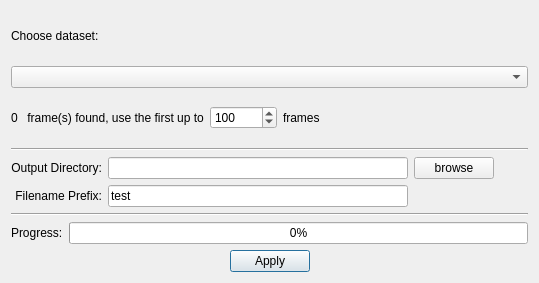
<?xml version="1.0" encoding="UTF-8"?>
<ui version="4.0">
 <class>Dialog</class>
 <widget class="QDialog" name="Dialog">
  <property name="geometry">
   <rect>
    <x>0</x>
    <y>0</y>
    <width>539</width>
    <height>283</height>
   </rect>
  </property>
  <property name="windowTitle">
   <string>Calculate Mean/Sigma</string>
  </property>
  <layout class="QVBoxLayout" name="verticalLayout">
   <item>
    <layout class="QHBoxLayout" name="horizontalLayout">
     <item>
      <widget class="QLabel" name="label">
       <property name="text">
        <string>Choose dataset:</string>
       </property>
      </widget>
     </item>
     <item>
      <spacer name="horizontalSpacer">
       <property name="orientation">
        <enum>Qt::Horizontal</enum>
       </property>
       <property name="sizeHint" stdset="0">
        <size>
         <width>40</width>
         <height>20</height>
        </size>
       </property>
      </spacer>
     </item>
    </layout>
   </item>
   <item>
    <widget class="QComboBox" name="datasetComboBox"/>
   </item>
   <item>
    <layout class="QHBoxLayout" name="horizontalLayout_2">
     <item>
      <widget class="QLabel" name="totalFrameLabel">
       <property name="text">
        <string>0</string>
       </property>
      </widget>
     </item>
     <item>
      <widget class="QLabel" name="label_2">
       <property name="text">
        <string> frame(s) found, use the first up to</string>
       </property>
      </widget>
     </item>
     <item>
      <widget class="QSpinBox" name="usedFrameBox">
       <property name="maximum">
        <number>999999</number>
       </property>
       <property name="value">
        <number>100</number>
       </property>
      </widget>
     </item>
     <item>
      <widget class="QLabel" name="label_4">
       <property name="text">
        <string>frames</string>
       </property>
      </widget>
     </item>
     <item>
      <spacer name="horizontalSpacer_3">
       <property name="orientation">
        <enum>Qt::Horizontal</enum>
       </property>
       <property name="sizeHint" stdset="0">
        <size>
         <width>40</width>
         <height>20</height>
        </size>
       </property>
      </spacer>
     </item>
    </layout>
   </item>
   <item>
    <widget class="Line" name="line_2">
     <property name="orientation">
      <enum>Qt::Horizontal</enum>
     </property>
    </widget>
   </item>
   <item>
    <layout class="QGridLayout" name="gridLayout" columnstretch="0,1,0,0">
     <item row="0" column="0">
      <widget class="QLabel" name="label_6">
       <property name="text">
        <string>Output Directory:</string>
       </property>
       <property name="alignment">
        <set>Qt::AlignRight|Qt::AlignTrailing|Qt::AlignVCenter</set>
       </property>
      </widget>
     </item>
     <item row="0" column="1">
      <widget class="QLineEdit" name="outputDirLine">
       <property name="minimumSize">
        <size>
         <width>300</width>
         <height>0</height>
        </size>
       </property>
      </widget>
     </item>
     <item row="0" column="2">
      <widget class="QPushButton" name="browseButton">
       <property name="focusPolicy">
        <enum>Qt::NoFocus</enum>
       </property>
       <property name="text">
        <string>browse</string>
       </property>
      </widget>
     </item>
     <item row="0" column="3">
      <spacer name="horizontalSpacer_4">
       <property name="orientation">
        <enum>Qt::Horizontal</enum>
       </property>
       <property name="sizeHint" stdset="0">
        <size>
         <width>40</width>
         <height>20</height>
        </size>
       </property>
      </spacer>
     </item>
     <item row="1" column="0">
      <widget class="QLabel" name="label_5">
       <property name="text">
        <string>Filename Prefix:</string>
       </property>
       <property name="alignment">
        <set>Qt::AlignRight|Qt::AlignTrailing|Qt::AlignVCenter</set>
       </property>
      </widget>
     </item>
     <item row="1" column="1">
      <widget class="QLineEdit" name="prefixLine">
       <property name="text">
        <string>test</string>
       </property>
      </widget>
     </item>
     <item row="1" column="2">
      <spacer name="horizontalSpacer_2">
       <property name="orientation">
        <enum>Qt::Horizontal</enum>
       </property>
       <property name="sizeHint" stdset="0">
        <size>
         <width>40</width>
         <height>20</height>
        </size>
       </property>
      </spacer>
     </item>
    </layout>
   </item>
   <item>
    <widget class="Line" name="line">
     <property name="orientation">
      <enum>Qt::Horizontal</enum>
     </property>
    </widget>
   </item>
   <item>
    <layout class="QHBoxLayout" name="horizontalLayout_3">
     <item>
      <widget class="QLabel" name="label_3">
       <property name="text">
        <string>Progress:</string>
       </property>
      </widget>
     </item>
     <item>
      <widget class="QProgressBar" name="progressBar">
       <property name="value">
        <number>0</number>
       </property>
      </widget>
     </item>
    </layout>
   </item>
   <item>
    <widget class="QDialogButtonBox" name="applyButton">
     <property name="focusPolicy">
      <enum>Qt::TabFocus</enum>
     </property>
     <property name="orientation">
      <enum>Qt::Horizontal</enum>
     </property>
     <property name="standardButtons">
      <set>QDialogButtonBox::Apply</set>
     </property>
     <property name="centerButtons">
      <bool>true</bool>
     </property>
    </widget>
   </item>
  </layout>
 </widget>
 <resources/>
 <connections>
  <connection>
   <sender>applyButton</sender>
   <signal>accepted()</signal>
   <receiver>Dialog</receiver>
   <slot>accept()</slot>
   <hints>
    <hint type="sourcelabel">
     <x>248</x>
     <y>254</y>
    </hint>
    <hint type="destinationlabel">
     <x>157</x>
     <y>274</y>
    </hint>
   </hints>
  </connection>
  <connection>
   <sender>applyButton</sender>
   <signal>rejected()</signal>
   <receiver>Dialog</receiver>
   <slot>reject()</slot>
   <hints>
    <hint type="sourcelabel">
     <x>316</x>
     <y>260</y>
    </hint>
    <hint type="destinationlabel">
     <x>286</x>
     <y>274</y>
    </hint>
   </hints>
  </connection>
 </connections>
</ui>
